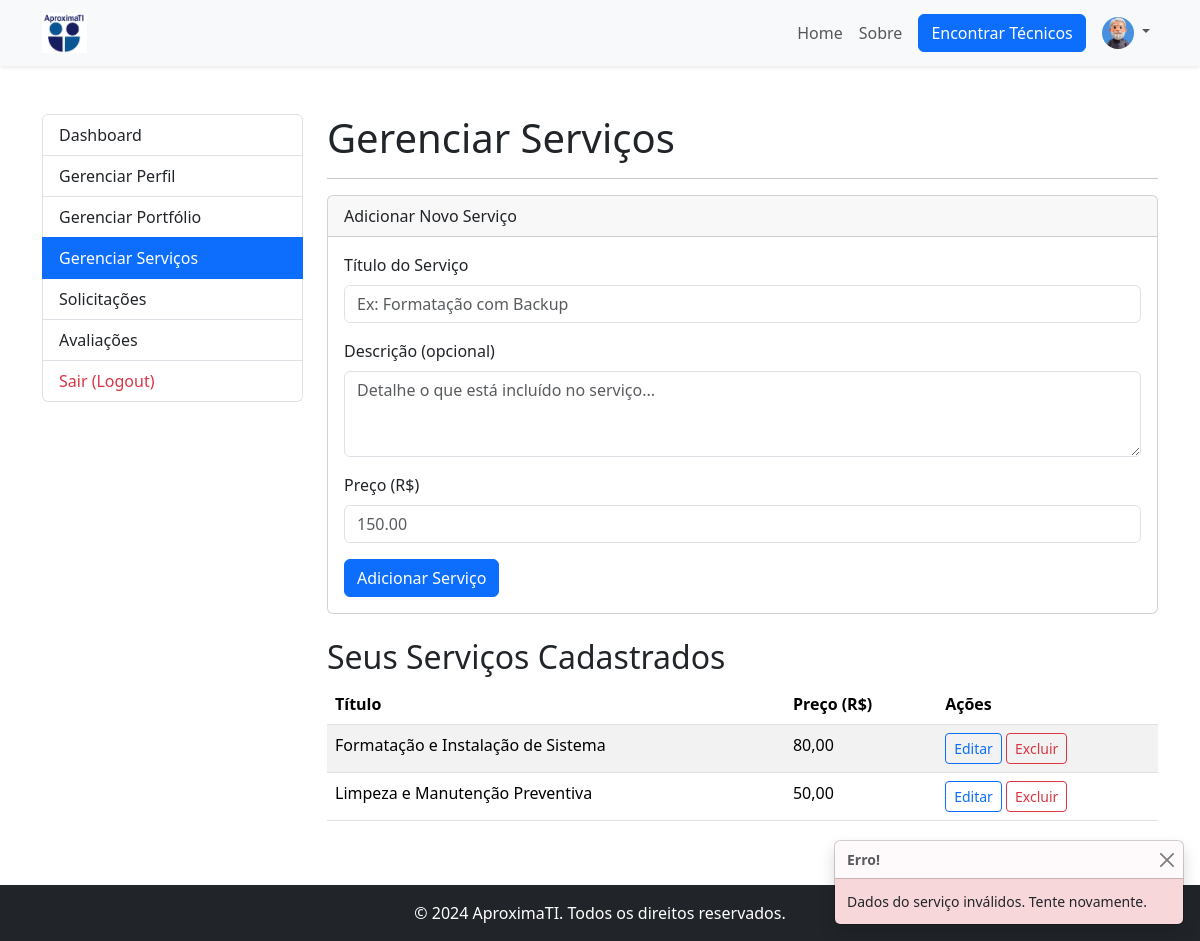
The app's page /painel/gerenciarServicos.php?erro=servico_invalido (signed in) with its own data.
### tables this page shows
CREATE TABLE `servicos` (
  `id` int(11) NOT NULL,
  `tecnico_id` int(11) NOT NULL,
  `titulo` varchar(100) NOT NULL,
  `descricao` text DEFAULT NULL,
  `preco` decimal(10,2) DEFAULT NULL
);

### classes/ServicoDAO.php (called while the page is built, shortened)
<?php
class ServicoDAO {
    private $pdo;
    public function __construct(PDO $pdo) {
        $this->pdo = $pdo;
    }
    public function buscarPorTecnicoId($tecnicoId) {
        $sql = "SELECT * FROM servicos WHERE tecnico_id = ? ORDER BY titulo ASC";
        $stmt = $this->pdo->prepare($sql);
        $stmt->execute([$tecnicoId]);
        return $stmt->fetchAll();
    }
}
?>

### painel/gerenciarServicos.php (the view, shortened to what this page needs)
<?php
require_once '../includes/db.php';
require_once '../classes/ServicoDAO.php';
$servicoDAO = new ServicoDAO($pdo);
$servicos = $servicoDAO->buscarPorTecnicoId($_SESSION['usuario_id']);
include '../includes/header.php';
?>
<main class="container my-5">
    <div class="row">
        <div class="col-md-3">
            <?php
                include '../includes/menuTecnico.php';
            ?>
        </div>
        <div class="col-md-9">
            <h1>Gerenciar Serviços</h1>
            <hr>
            <div class="card mb-4">
                <div class="card-header">Adicionar Novo Serviço</div>
                <div class="card-body">
                    <form action="../processa/processaAdicionarServico.php" method="post">
                        <div class="mb-3">
                            <label for="titulo" class="form-label">Título do Serviço</label>
                            <input type="text" class="form-control" id="titulo" name="titulo" placeholder="Ex: Formatação com Backup" required>
                        </div>
                        <div class="mb-3">
                            <label for="descricao" class="form-label">Descrição (opcional)</label>
                            <textarea class="form-control" id="descricao" name="descricao" rows="3" placeholder="Detalhe o que está incluído no serviço..."></textarea>
                        </div>
                        <div class="mb-3">
                            <label for="preco" class="form-label">Preço (R$)</label>
                            <input type="number" step="0.01" class="form-control" id="preco" name="preco" placeholder="150.00">
                        </div>
                        <button type="submit" class="btn btn-primary">Adicionar Serviço</button>
                    </form>
                </div>
            </div>
            <h2>Seus Serviços Cadastrados</h2>
            <div class="table-responsive">
                <table class="table table-striped table-hover">
                    <thead>
                        <tr>
                            <th scope="col">Título</th>
                            <th scope="col">Preço (R$)</th>
                            <th scope="col">Ações</th>
                        </tr>
                    </thead>
                    <tbody>
                        <?php if (empty($servicos)): ?>
                            <tr>
                                <td colspan="3" class="text-center text-muted">Você ainda não cadastrou nenhum serviço.</td>
                            </tr>
                        <?php else: ?>
                            <?php foreach ($servicos as $servico): ?>
                                <tr>
                                    <td><?php echo htmlspecialchars($servico['titulo']); ?></td>
                                    <td><?php echo number_format($servico['preco'], 2, ',', '.'); ?></td>
                                    <td>
                                        <a href="editarServico.php?id=<?php echo $servico['id']; ?>" class="btn btn-sm btn-outline-primary">Editar</a>
                                        <a href="../processa/processaDeletarServico.php?id=<?php echo $servico['id']; ?>" class="btn btn-sm btn-outline-danger" onclick="return confirm('Tem certeza que deseja excluir este serviço?');">Excluir</a>
                                    </td>
                                </tr>
                            <?php endforeach; ?>
                        <?php endif; ?>
                    </tbody>
                </table>
            </div>
        </div>
    </div>
</main>
<?php
include '../includes/footer.php';
?>

### records on screen
servicos: titulo "Formatação e Instalação de Sistema", preco "80,00"
servicos: titulo "Limpeza e Manutenção Preventiva", preco "50,00"
